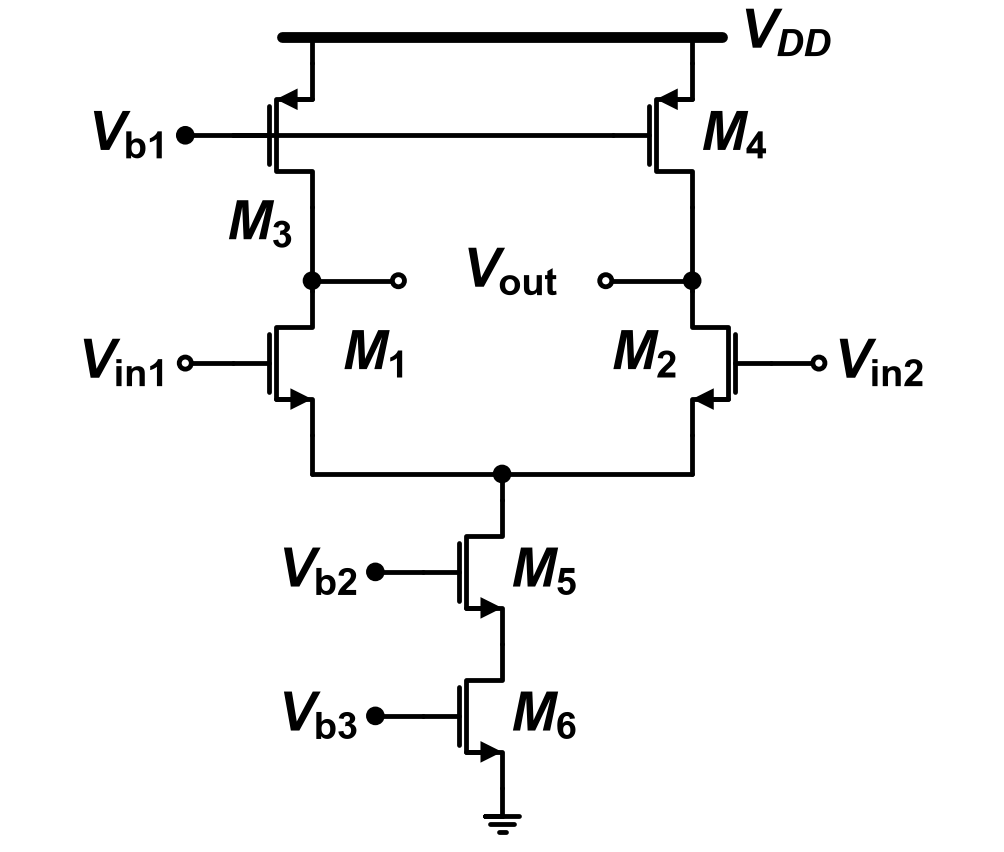

The Python source for this figure:
"""2018-2 중간 Q3 — 기준: Q3.md '회로 — Fig Q3'."""
import schemdraw.elements as elm
from schem_style import dot, gate_terminal, new_drawing, nmos, pmos, rail

L = 0.12   # 소자 사이 짧은 배선


def draw():
    d = new_drawing()
    xl, xr, rail_y = 0, 4.4, 9.0
    xm = (xl + xr) / 2
    rail(d, (xl - 0.35, rail_y), (xr + 0.35, rail_y))
    d.add(elm.Label().right().at((xr + 0.45, rail_y - 0.05)).label(r"$V_{DD}$", halign="left"))
    # 위 두 pmos: 소스 → 레일. V_b1 → M3 게이트, 같은 높이로 M3 막대를 지나 M4 게이트 (게이트 공통선)
    m3 = pmos(d, at=(xl, rail_y - 0.3), anchor="source")
    m4 = pmos(d, at=(xr, rail_y - 0.3), anchor="source", label=r"$M_\mathrm{4}$")
    for m in (m3, m4):
        d.add(elm.Line().up().at(m.source).toy(rail_y))
    gate_terminal(d, m3.gate, r"$V_\mathrm{b1}$")
    d.add(elm.Line().right().at(m3.gate).tox(m4.gate.x))
    # 드레인 → 출력 접속점. M3 라벨은 M3 아래, 드레인 선 왼쪽
    d.add(elm.Line().down().at(m3.drain).length(0.85)); out1 = dot(d)
    d.add(elm.Label().right().at((xl - 0.3, m3.drain.y - 0.3)).label(r"$M_\mathrm{3}$", halign="right"))
    d.add(elm.Line().down().at(m4.drain).length(0.85)); out2 = dot(d)
    # 출력: 두 원이 가운데에서 마주 보고 그 사이에 V_out
    d.add(elm.Line().right().at(out1.center).length(1.0)); dot(d, open_=True)
    d.add(elm.Line().left().at(out2.center).length(1.0)); dot(d, open_=True)
    d.add(elm.Label().right().at((xm, out1.center.y)).label(r"$V_\mathrm{out}$"))
    # 입력 쌍: M1 보통, M2 좌우 반전
    d.add(elm.Line().down().at(out1.center).length(L))
    m1 = nmos(d, at=d.here, anchor="drain")
    d.add(elm.Label().right().at((xl + 0.25, m1.center.y)).label(r"$M_\mathrm{1}$", halign="left"))
    d.add(elm.Line().down().at(out2.center).length(L))
    m2 = nmos(d, at=d.here, anchor="drain", mirror=True)
    d.add(elm.Label().right().at((xr - 0.25, m2.center.y)).label(r"$M_\mathrm{2}$", halign="right"))
    gate_terminal(d, m1.gate, r"$V_\mathrm{in1}$", open_=True)
    gate_terminal(d, m2.gate, r"$V_\mathrm{in2}$", open_=True, right=True)
    # 두 소스 → 아래 → 가운데 n1 접속점
    ybot = m1.source.y - 0.45
    d.add(elm.Line().down().at(m1.source).toy(ybot))
    d.add(elm.Line().right().tox(xm)); n1 = dot(d)
    d.add(elm.Line().right().tox(xr))
    d.add(elm.Line().up().toy(m2.source.y))
    # 테일: M5, M6, 접지 (가운데 세로줄)
    d.add(elm.Line().down().at(n1.center).length(0.3))
    m5 = nmos(d, at=d.here, anchor="drain", label=r"$M_\mathrm{5}$")
    gate_terminal(d, m5.gate, r"$V_\mathrm{b2}$")
    m6 = nmos(d, at=m5.source, anchor="drain", label=r"$M_\mathrm{6}$")
    gate_terminal(d, m6.gate, r"$V_\mathrm{b3}$")
    d.add(elm.Ground().at(m6.source).scale(0.8))
    return d
